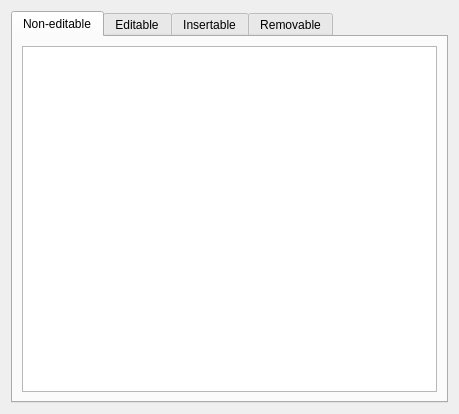
<?xml version="1.0" encoding="UTF-8"?>
<ui version="4.0">
 <class>ModelListExamples</class>
 <widget class="QWidget" name="ModelListExamples">
  <property name="geometry">
   <rect>
    <x>0</x>
    <y>0</y>
    <width>459</width>
    <height>414</height>
   </rect>
  </property>
  <property name="windowTitle">
   <string>Model::List examples</string>
  </property>
  <layout class="QVBoxLayout" name="verticalLayout">
   <item>
    <widget class="QTabWidget" name="tabWidget">
     <property name="currentIndex">
      <number>0</number>
     </property>
     <widget class="QWidget" name="tab">
      <attribute name="title">
       <string>Non-editable</string>
      </attribute>
      <layout class="QVBoxLayout" name="verticalLayout_2">
       <item>
        <widget class="QTableView" name="nonEditable"/>
       </item>
      </layout>
     </widget>
     <widget class="QWidget" name="tab_2">
      <attribute name="title">
       <string>Editable</string>
      </attribute>
      <layout class="QVBoxLayout" name="verticalLayout_3">
       <item>
        <widget class="QTableView" name="editable"/>
       </item>
      </layout>
     </widget>
     <widget class="QWidget" name="tab_3">
      <attribute name="title">
       <string>Insertable</string>
      </attribute>
      <layout class="QVBoxLayout" name="verticalLayout_4">
       <item>
        <widget class="QTableView" name="insertable"/>
       </item>
       <item>
        <layout class="QHBoxLayout" name="horizontalLayout">
         <item>
          <widget class="QLineEdit" name="insertableName"/>
         </item>
         <item>
          <widget class="QLineEdit" name="insertableProfession"/>
         </item>
         <item>
          <widget class="QPushButton" name="insertableInsert">
           <property name="text">
            <string>Insert</string>
           </property>
          </widget>
         </item>
        </layout>
       </item>
      </layout>
     </widget>
     <widget class="QWidget" name="tab_4">
      <attribute name="title">
       <string>Removable</string>
      </attribute>
      <layout class="QVBoxLayout" name="verticalLayout_5">
       <item>
        <widget class="QTableView" name="removable"/>
       </item>
       <item>
        <widget class="QPushButton" name="removableRemove">
         <property name="text">
          <string>Remove first</string>
         </property>
        </widget>
       </item>
      </layout>
     </widget>
    </widget>
   </item>
  </layout>
 </widget>
 <resources/>
 <connections/>
</ui>
